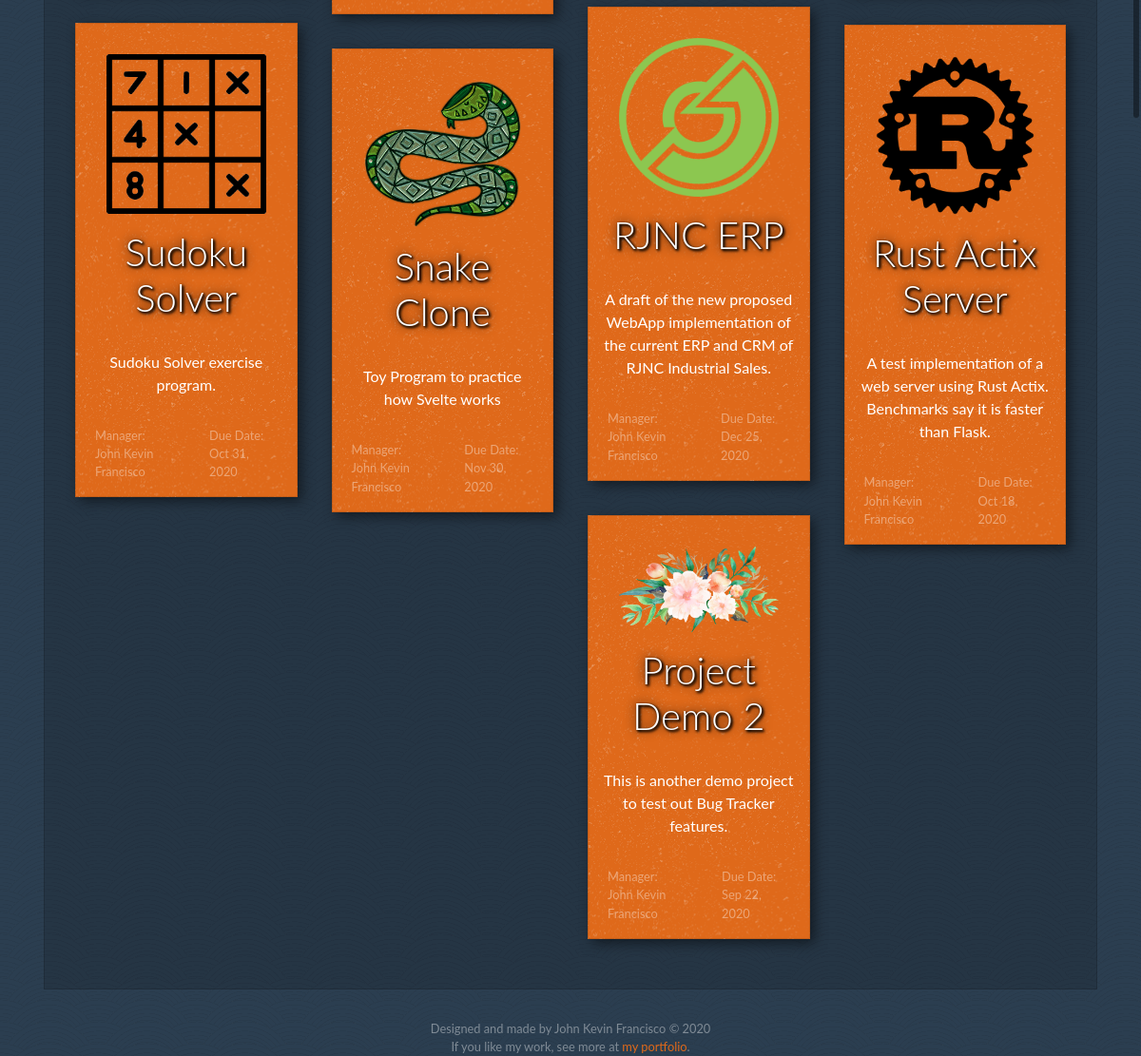
Page /projects (signed in, lower part) on the earlier database version.
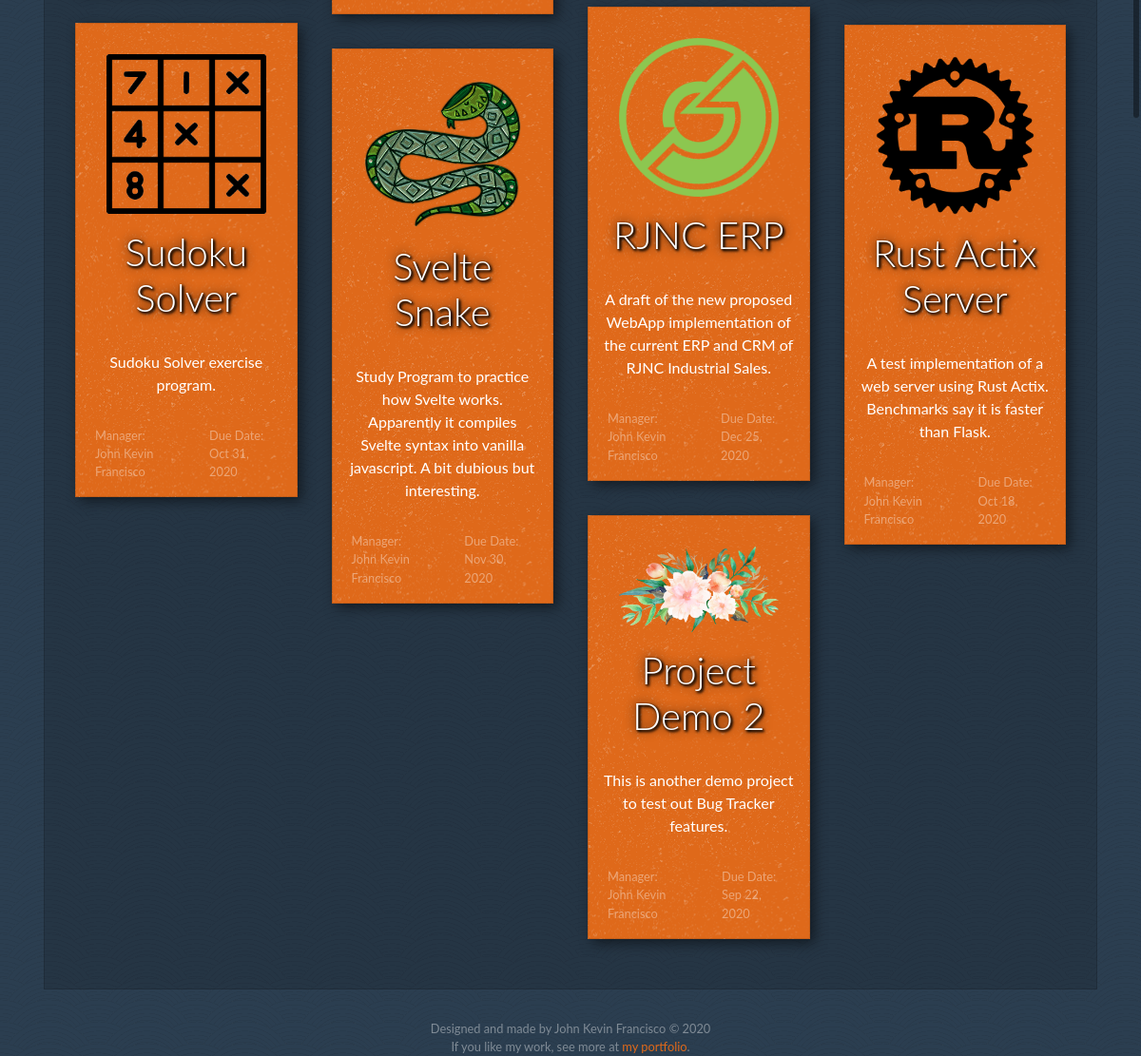
Same page on the later database version.
### models.py (models this page shows, shortened)
class Project(db.Model):
    proj_id = db.Column(db.Integer, primary_key=True, autoincrement=True)
    proj_user_id = db.Column(db.Integer, db.ForeignKey('user.user_id'), nullable=True)
    proj_name = db.Column(db.String(100))
    proj_desc = db.Column(db.String(555))
    proj_deadline = db.Column(db.DateTime)
    proj_tickets = db.relationship('Ticket', backref='project', lazy=True)

class User(db.Model):
    user_id = db.Column(db.Integer, primary_key=True, autoincrement=True)
    user_name = db.Column(db.String(30), unique=True, nullable=False)
    user_hash = db.Column(db.String(300))
    user_email = db.Column(db.String(120), unique=True)
    user_first_name = db.Column(db.String(50))
    user_last_name = db.Column(db.String(50))
    user_role = db.Column(db.String(100))
    user_projects_managed = db.relationship('Project', backref='manager', lazy=True)
    user_ticket_submitted = db.relationship('Ticket', backref='submitter', foreign_keys="Ticket.tck_submitter", lazy=True)
    user_ticket_assigned = db.relationship('Ticket', backref='developer', foreign_keys="Ticket.tck_developer", lazy=True)
    user_messages_sent = db.relationship('Ticket_Message', backref='sender', lazy=True)

### bugtracker.py (the view)
@app.route("/projects")
@login_required
def projects_main():
    projectslist = Project.query.all()
    msg_error=request.args.get('msg_error')
    msg_success=request.args.get('msg_success')
    return render_template("/projects/manage_projects.html",
                            projectslist=projectslist,
                            msg_success=msg_success,
                            msg_error=msg_error)

### bugtracker.py (called while the page is built)
@app.after_request
def after_request(response):
    response.headers["Cache-Control"] = "no-cache, no-store, must-revalidate"
    response.headers["Expires"] = 0
    response.headers["Pragma"] = "no-cache"
    return response

### helpers.py (called while the page is built)
def login_required(f):
    @wraps(f)
    def decorated_function(*args, **kwargs):
        if session.get("user_id") is None:
            return redirect("/login")
        return f(*args, **kwargs)
    return decorated_function

### templates/projects/manage_projects.html (shortened to what this page needs)
{% extends "layout.html" %}
{% block head %}
<link rel="stylesheet" href="/static/css/bootstrap-table.min.css">
{% endblock %}
{% block main %}
<div class="border border-darker p-2 text-center bg-darker">
    <div class="card-columns p-3 mb-3">
        {% for p in projectslist %}
        <div class="card-counter bg-none mb-4 mx-2">
            <a href="manage_project/{{ p.proj_id }}" class="text-decoration-none text-white">
                <div class="card box-shadow bg-primary bg-texture-3">
                    <div class="card-header bg-primary bg-texture-3 border-0 p-3">
                        <img class="card-img-top p-3" src="/uploads/img/project-cards/{{ p.proj_id }}.png" onerror="this.src='/static/img/project-cards/placeholder.png'" alt="{{ p.proj_name }}">
                        <div class="">
                            <h1 class="font-weight-light text-shadow-h1 mb-0">{{ p.proj_name }}</h1>
                        </div>
                    </div>
                    <div class="card-body p-3 border-0">
                        <p class="card-text">{{ p.proj_desc }}</p>
                    </div>
                    <div class="card-footer p-3 border-0 bg-primary bg-texture-3">
                        <p class="card-text small text-muted text-left d-flex flex-row justify-content-around">
                            <span class="mx-1">Manager: <br>{{ p['manager']['user_first_name'] + ' ' + p['manager']['user_last_name'] }}</span>
                            <span class="mx-1">Due Date: <br>{{ p['proj_deadline'].strftime("%b %d, %Y") }}</span>
                        </p>
                    </div>
                </div>
            </a>
        </div>
        {% endfor %}
    </div>
</div>
{% endblock %}

Differences in the rows shown:
changed Project: proj_name "Snake Clone" → "Svelte Snake"; proj_desc "Toy Program to practice how Svelte works" → "Study Program to practice how Svelte works. Apparently it compiles Svelte syntax into vanilla javascript. A bit dubious but interesting."
